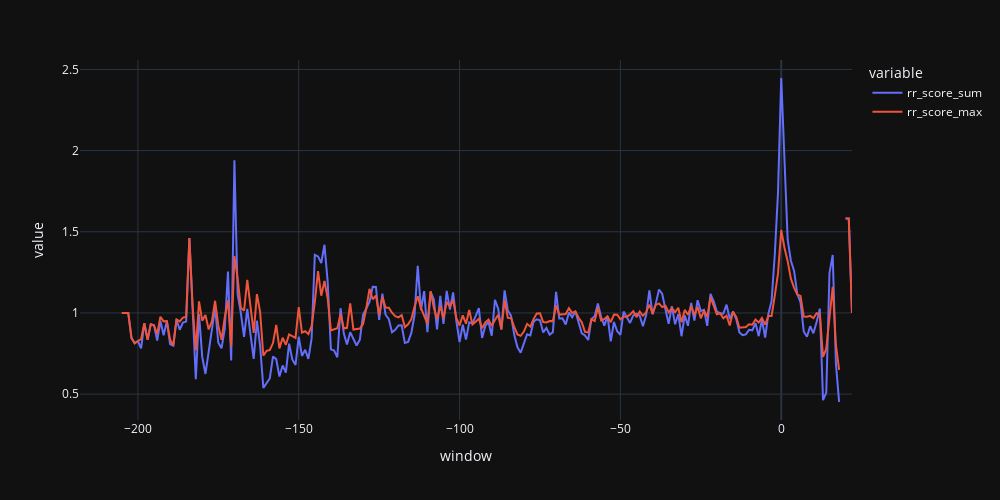

Notebook code cell kept with this figure:
### Code cell
fig = px.line(pos_vs_neg)
fig.update_layout(
    width=1000,
    height = 500
)
fig.show()

### Figure 1 — Plotly figure (JSON) as saved in the notebook; plotly's stock layout.template omitted (floating-point values rounded to 4 significant figures; data arrays with more than 128 entries replaced by an {"elided": "..."} marker saying what was removed)
{"data": [{"hovertemplate": "variable=rr_score_sum<br>window=%{x}<br>value=%{y}<extra></extra>", "legendgroup": "rr_score_sum", "line": {"color": "#636efa", "dash": "solid"}, "marker": {"symbol": "circle"}, "mode": "lines", "name": "rr_score_sum", "orientation": "v", "showlegend": true, "type": "scatter", "x": {"elided": "241 int values"}, "xaxis": "x", "y": {"elided": "241 float values"}, "yaxis": "y"}, {"hovertemplate": "variable=rr_score_max<br>window=%{x}<br>value=%{y}<extra></extra>", "legendgroup": "rr_score_max", "line": {"color": "#EF553B", "dash": "solid"}, "marker": {"symbol": "circle"}, "mode": "lines", "name": "rr_score_max", "orientation": "v", "showlegend": true, "type": "scatter", "x": {"elided": "241 int values"}, "xaxis": "x", "y": {"elided": "241 float values"}, "yaxis": "y"}], "layout": {"height": 500, "legend": {"title": {"text": "variable"}, "tracegroupgap": 0}, "margin": {"t": 60}, "width": 1000, "xaxis": {"anchor": "y", "domain": [0, 1], "title": {"text": "window"}}, "yaxis": {"anchor": "x", "domain": [0, 1], "title": {"text": "value"}}}}
